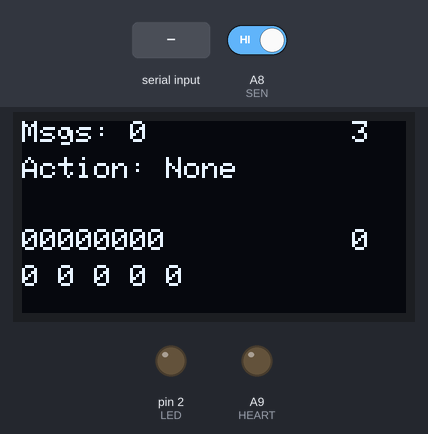
A sketch run on a simulated Teensy 4. On the bench: 128×64 one-colour display, output pins drawn as LEDs (lit = HIGH). The test bench sets the inputs (shaded band); at power-on: A8 (SEN) HIGH.

Above: at 2.2 s.
2.3 s: "P" received over the second serial link
At 2.44 s:
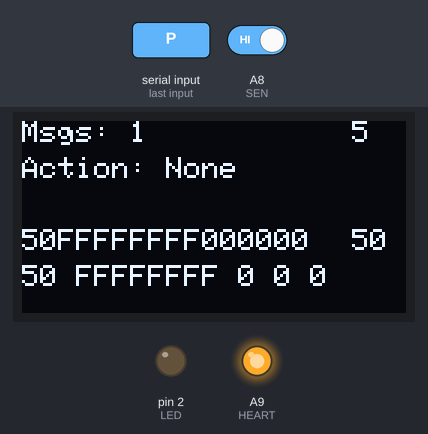
4.0 s: A8 (SEN) driven LOW
At 4.06 s:
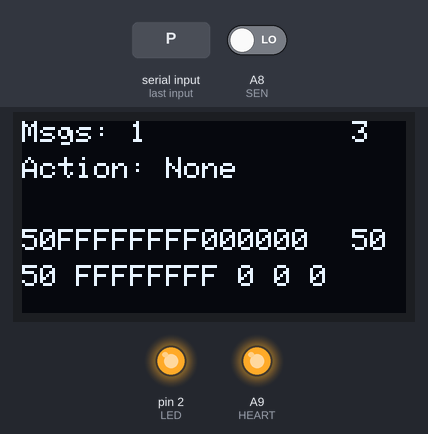
5.8 s: A8 (SEN) driven HIGH
At 5.98 s:
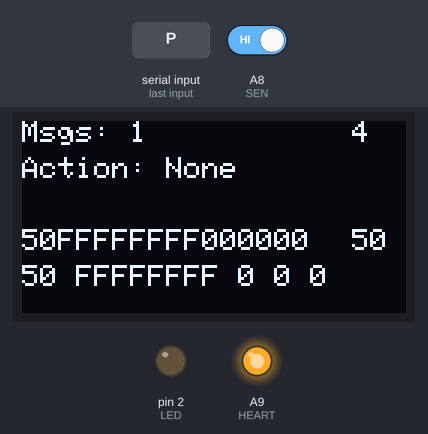
7.8 s: "c" received over the second serial link
At 7.89 s:
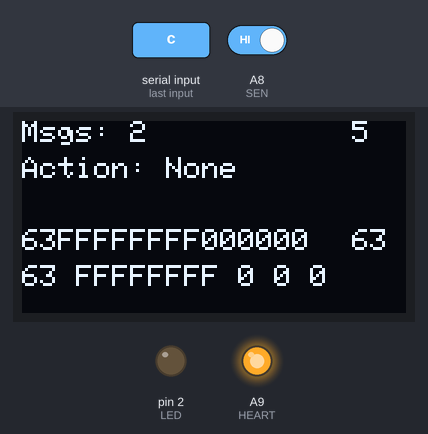
9.6 s: "P" received over the second serial link
At 9.71 s:
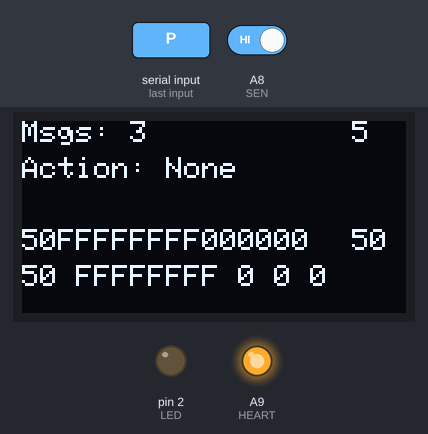
11.4 s: A8 (SEN) driven LOW
At 11.53 s:
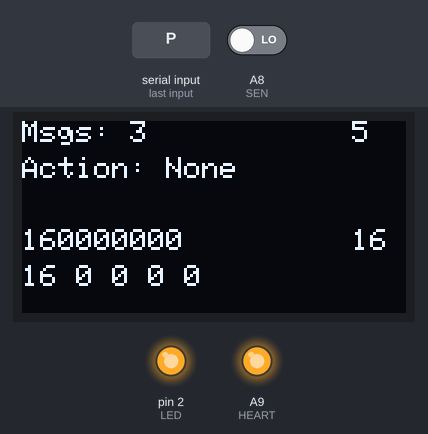
Timing chart, 0 to 14.2 s (numbered marks = the images above; inputs shaded):
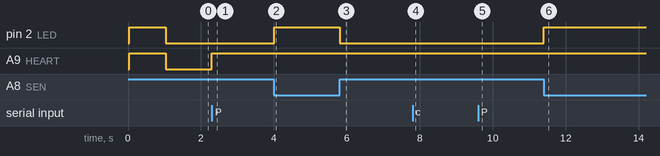

Measured:
- after the input at 2.3 s, A9 (HEART): LOW → HIGH at once; the display: first differs from a run without the input after 0.09 s (image 1)
- after the input at 4.0 s, pin 2 (LED): LOW → HIGH at once
- after the input at 5.8 s, pin 2 (LED): HIGH → LOW at once
- after the input at 11.4 s, pin 2 (LED): LOW → HIGH at once; the display: first differs from a run without the input after 0.09 s (image 6)

The sketch:

mini.ino
```cpp
#include <SPI.h>
#include <Wire.h>
#include <Adafruit_GFX.h>
#include <Adafruit_SSD1306.h>

#define OLED_RESET 4
Adafruit_SSD1306 display(OLED_RESET);

#define HEART 23
#define SEN 22
#define LED 2

void setup()   {
  Serial2.begin(9600); // using Serial2 from teensy3.6 pins {rx:9, tx:10}

  pinMode(SEN, INPUT);
  pinMode(HEART, OUTPUT);
  pinMode(LED, OUTPUT);

  display.begin(SSD1306_SWITCHCAPVCC, 0x3C); // 128x64 oled screen
  display.setCursor(0,0);
  display.setTextSize(1);
  display.setTextColor(WHITE);

  digitalWrite(LED, HIGH);
  digitalWrite(HEART, HIGH);
  delay(1000);
  digitalWrite(LED, LOW);
  digitalWrite(HEART, LOW);

  display.clearDisplay();
  display.display();
}

int count = 0;
int frame = 0;
unsigned short refreshDisplay = 0;
String cmd = "None";
char lastByte;
String carBuffer;
String carLast;
String seqBuff = "";
unsigned long _time = millis();
unsigned long _prevTime = _time;

void loop() {
  _time = millis();
  char sequenceBytes[80];
  char checkSum;
  char serialByte;

  if (!digitalRead(SEN)) {
    digitalWrite(LED, HIGH);
  } else {
    digitalWrite(LED, LOW);
  }

  if (Serial2.available() > 0) {
    count++;
    digitalWrite(HEART, HIGH);
    serialByte = Serial2.read();

    sequenceBytes[0] = serialByte;

    if (serialByte == 80) {
      digitalWrite(HEART, HIGH);
      serialByte = Serial2.read();
      sequenceBytes[1] = serialByte;

      if ((serialByte == 4) || (serialByte == 3)) {
        do { } while (Serial2.available() == 0);
        checkSum = Serial2.read();
        sequenceBytes[2] = checkSum;

        do { } while (Serial2.available() == 0);
        checkSum += Serial2.read();
        sequenceBytes[3] = checkSum;

        do { } while (Serial2.available() == 0);
        checkSum -= Serial2.read();
        sequenceBytes[4] = checkSum;

        switch (checkSum) {
          case 137:
            cmd = "Vol Up";
            break;
          case 138:
            cmd = "Vol Dn";
            break;
          case 162:
            cmd = "Rt Dn";
            break;
          case 130:
            cmd = "Rt Up";
            break;
          case 146:
            cmd = "Rt Hold";
            break;
          case 155:
            cmd = "Lt Dn";
            break;
          case 123:
            cmd = "Lt Up";
            break;
          case 139:
            cmd = "Lt Hold";
            break;
          case 131:
            cmd = "Tel Dn";
            break;
          case 99:
            cmd = "Tel Up";
            break;
          case 115:
            cmd = "Tel Hold";
            break;
          case 47:
            cmd = "R/t";
            break;
        }

        count++;
        digitalWrite(HEART, LOW);
      }
    }
  }

  if (_time > _prevTime + 100) {
    frame++;
    updateDisplay(count, frame, cmd, sequenceBytes);
    _prevTime = _time;

    if (frame > 8) {
      frame = 0;
    }
  }
}

void updateDisplay(int count, int frame, String cmd, char* sequenceBytes) {
  display.clearDisplay();
  printCount(count);
  printFrame(frame);
  printByte(sequenceBytes[0]);
  printStatus("Action: " + cmd, 12);
  printBuffer(sequenceBytes);
  display.display();
}

void printCount(int count) {
  display.setCursor(0,0);

  display.println("Msgs: " + String(count));
}
void printFrame(int frame) {
  display.setCursor(110,0);
  display.println(String(frame));
}

void printBuffer(char* buff) {
  display.setCursor(0,36);

  for (unsigned int i=0; i < sizeof(buff); i++) {
    display.print(buff[i], HEX);
  }

  display.setCursor(0, 48);
  display.print(buff[0], HEX);
  display.print(" ");
  display.print(buff[1], HEX);
  display.print(" ");
  display.print(buff[2], HEX);
  display.print(" ");
  display.print(buff[3], HEX);
  display.print(" ");
  display.print(buff[4], HEX);

}

void printByte(char buff) {
  display.setCursor(110,36);

  display.print(buff, HEX);
}

void printByteString(String buff) {
  display.setCursor(0,36);

  display.println("CMD: " + buff);
}

void printStatus(String msg, uint16_t y) {
  display.setCursor(0,y);

  display.println(msg);
}
```
